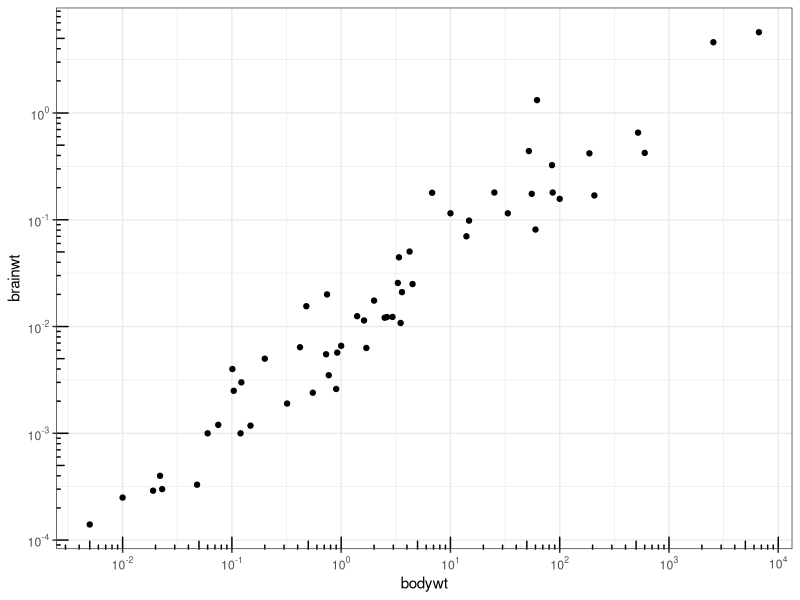
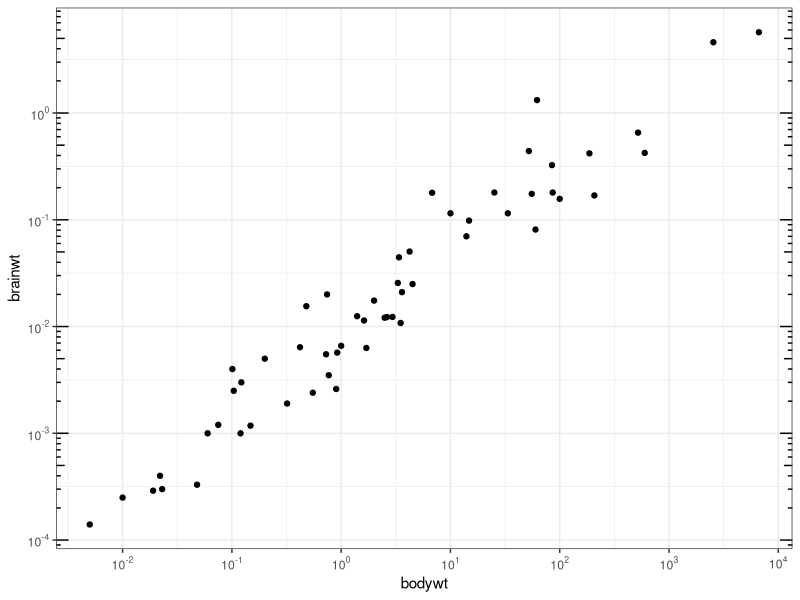
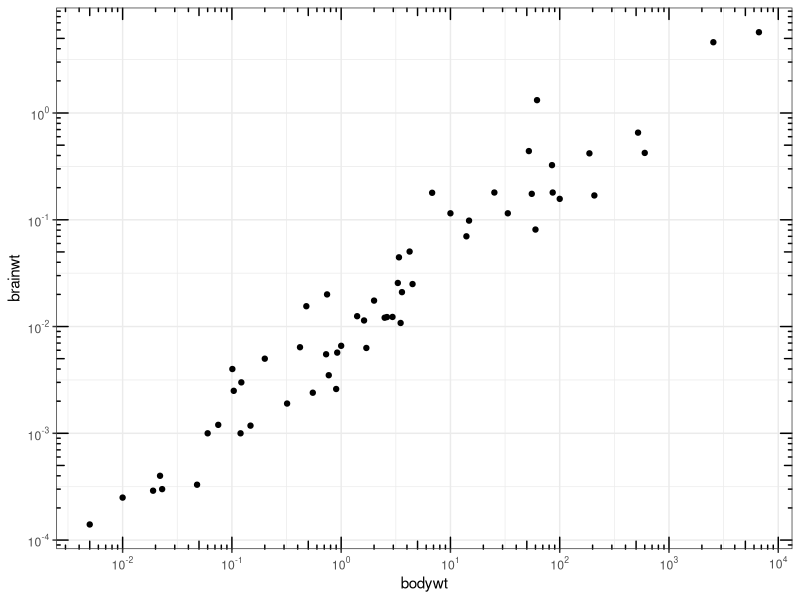
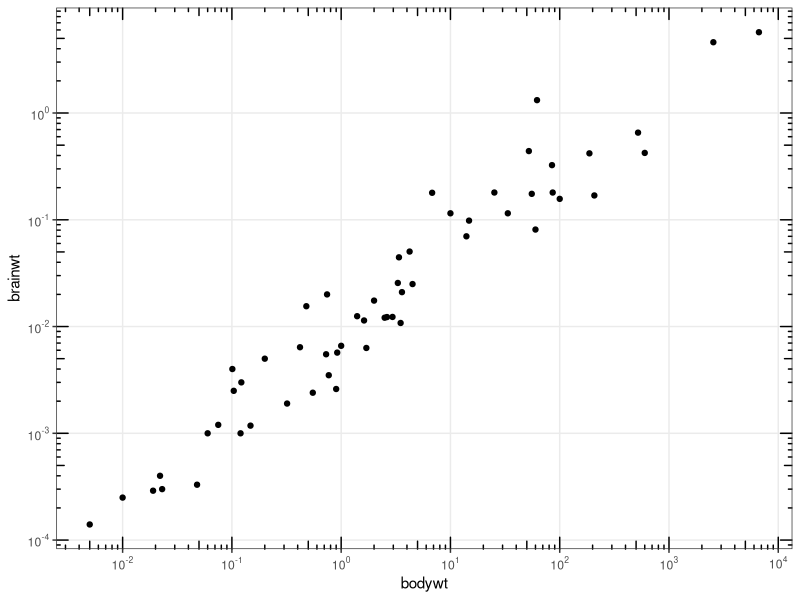
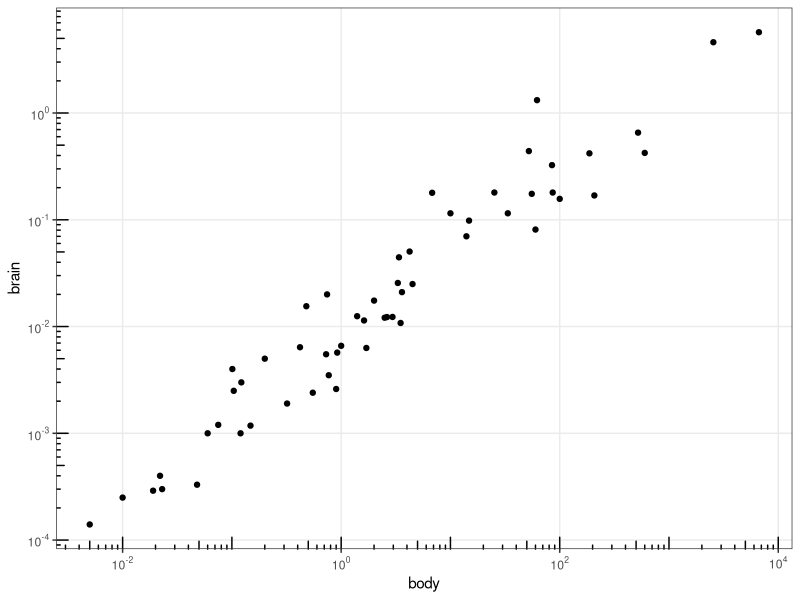
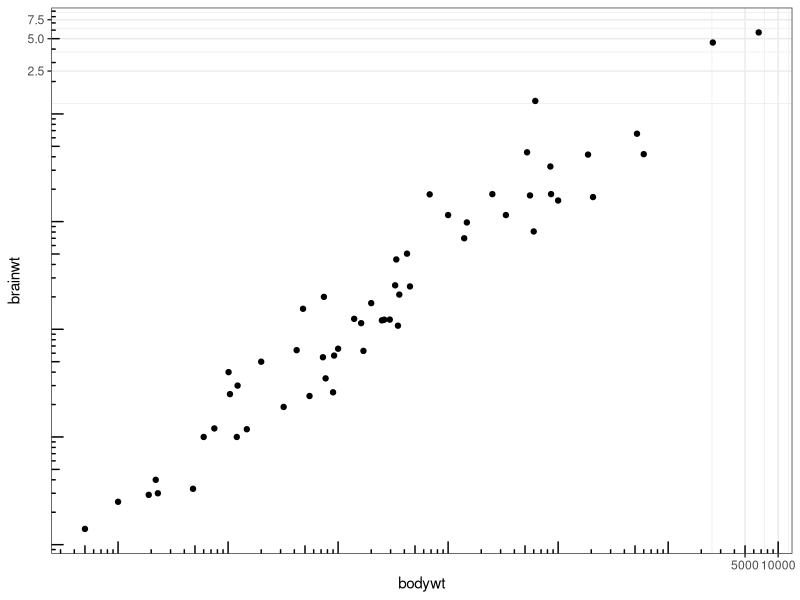
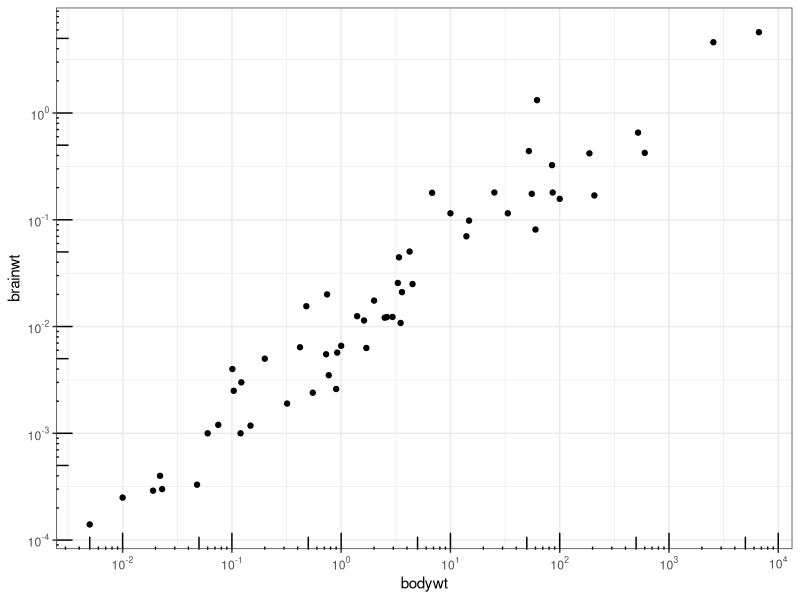

The R script that drew these images, in order:
library(ggplot2)


### Name: annotation_logticks
### Title: Annotation: log tick marks
### Aliases: annotation_logticks

### ** Examples

# Make a log-log plot (without log ticks)
a <- ggplot(msleep, aes(bodywt, brainwt)) +
 geom_point(na.rm = TRUE) +
 scale_x_log10(
   breaks = scales::trans_breaks("log10", function(x) 10^x),
   labels = scales::trans_format("log10", scales::math_format(10^.x))
 ) +
 scale_y_log10(
   breaks = scales::trans_breaks("log10", function(x) 10^x),
   labels = scales::trans_format("log10", scales::math_format(10^.x))
 ) +
 theme_bw()

a + annotation_logticks()                # Default: log ticks on bottom and left
a + annotation_logticks(sides = "lr")    # Log ticks for y, on left and right
a + annotation_logticks(sides = "trbl")  # All four sides

# Hide the minor grid lines because they don't align with the ticks
a + annotation_logticks(sides = "trbl") + theme(panel.grid.minor = element_blank())

# Another way to get the same results as 'a' above: log-transform the data before
# plotting it. Also hide the minor grid lines.
b <- ggplot(msleep, aes(log10(bodywt), log10(brainwt))) +
 geom_point(na.rm = TRUE) +
 scale_x_continuous(name = "body", labels = scales::math_format(10^.x)) +
 scale_y_continuous(name = "brain", labels = scales::math_format(10^.x)) +
 theme_bw() + theme(panel.grid.minor = element_blank())

b + annotation_logticks()

# Using a coordinate transform requires scaled = FALSE
t <- ggplot(msleep, aes(bodywt, brainwt)) +
  geom_point() +
  coord_trans(x = "log10", y = "log10") +
  theme_bw()
t + annotation_logticks(scaled = FALSE)

# Change the length of the ticks
a + annotation_logticks(
  short = unit(.5,"mm"),
  mid = unit(3,"mm"),
  long = unit(4,"mm")
)
